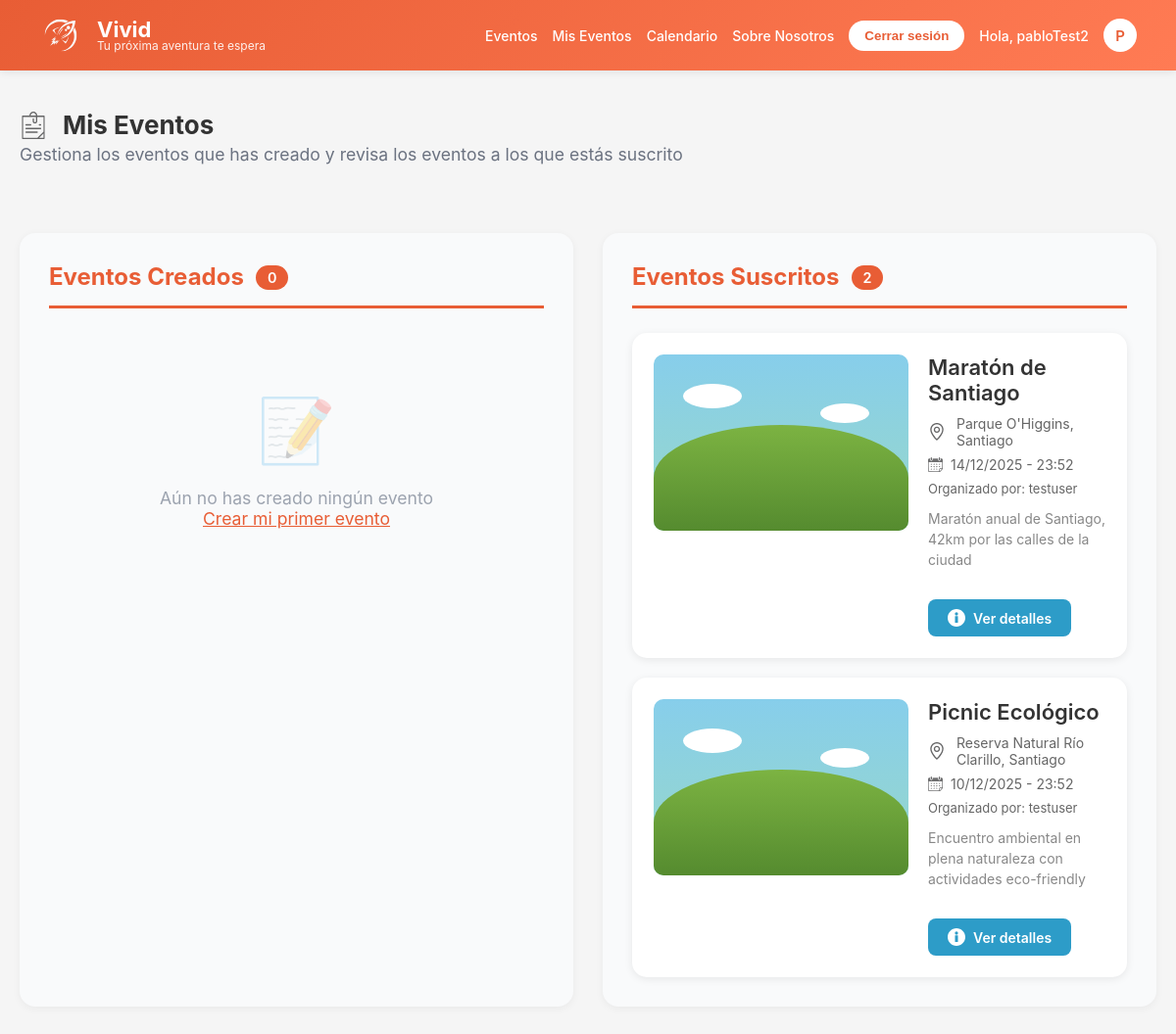
Before: /users/mis-eventos/ (signed in) with the older database file.
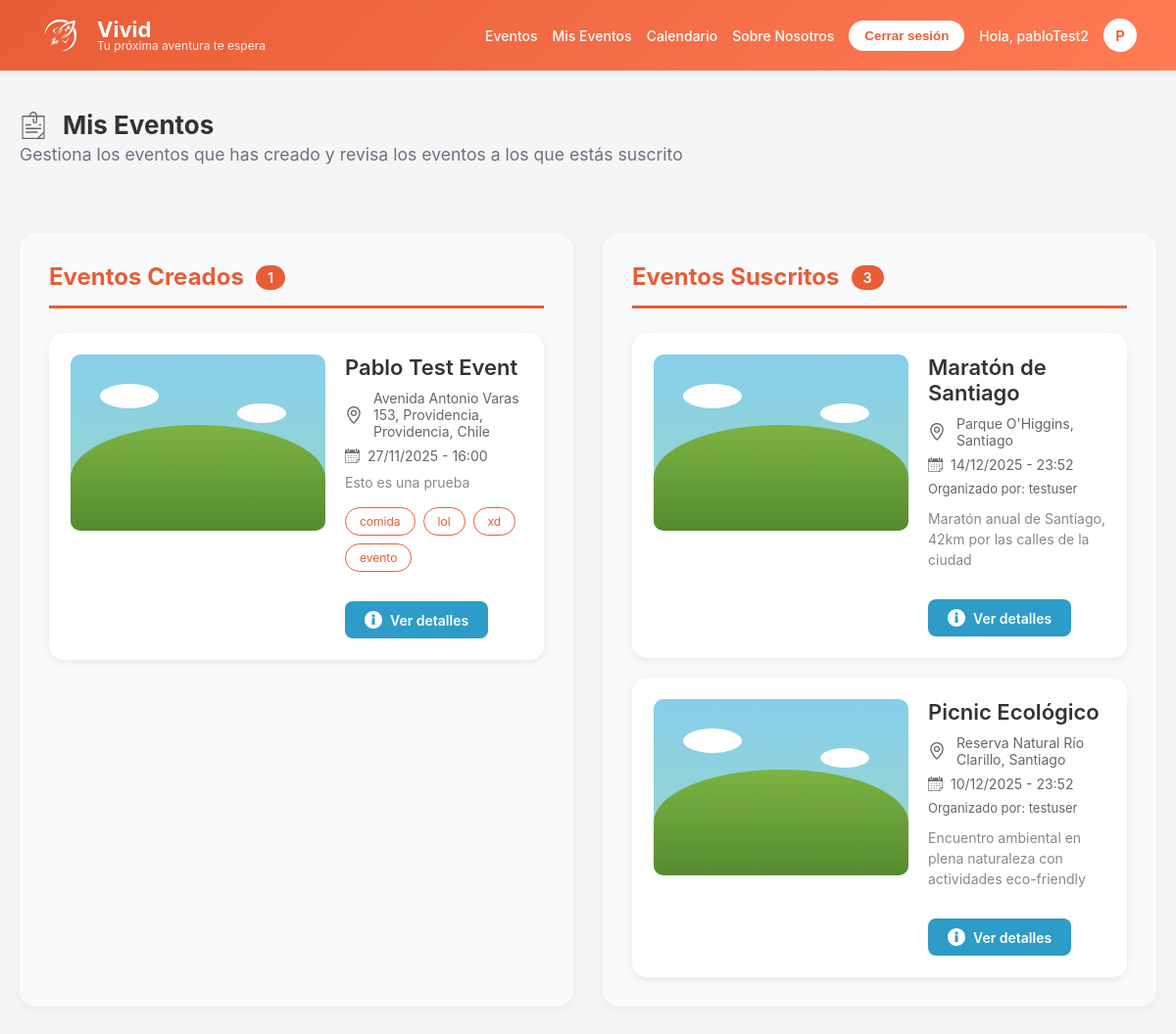
After: the same page with the newer database file.
### apps/users/models.py (models this page shows)
class User(AbstractUser):
    user_id = models.BigAutoField(primary_key=True)
    photo = models.ImageField(upload_to="profile_pics/", blank=True, null=True)

### apps/events/models.py (models this page shows, shortened)
class Event(models.Model):
    name = models.CharField(max_length=250, verbose_name="Nombre")
    description = models.TextField(blank=True, verbose_name="Descripción")
    created = models.DateField(default=timezone.now, verbose_name="Creado")
    date = models.DateTimeField(verbose_name="Fecha del evento")
    location = models.CharField(max_length=300, blank=True, verbose_name="Ubicación")
    latitud = models.DecimalField(
        max_digits=9,
        decimal_places=6,
        null=True,
        blank=True,
        verbose_name="Latitud"
    )
    longitud = models.DecimalField(
        max_digits=9,
        decimal_places=6,
        null=True,
        blank=True,
        verbose_name="Longitud"
    )
    category = models.ForeignKey(
        Category,
        on_delete=models.SET_NULL,
        null=True,
        blank=True,
        verbose_name="Categoría"
    )
    owner = models.ForeignKey(
        settings.AUTH_USER_MODEL,
        on_delete=models.CASCADE,
        related_name='eventos_creados',
        verbose_name="Organizador"
    )
    attendees = models.ManyToManyField(
        settings.AUTH_USER_MODEL,
        through='HasSubs',
        related_name='eventos_asistiendo',
        blank=True,
        verbose_name="Asistentes"
    )
    photo = models.ImageField(
        upload_to='events/',
        blank=True,
        null=True,
        verbose_name="Foto principal"
    )
    tags = models.CharField(
        max_length=200,
        blank=True,
        help_text="Tags separados por espacios",
        verbose_name="Etiquetas"
    )
    class Meta:
        ordering = ['-date']
        verbose_name = "Evento"
        verbose_name_plural = "Eventos"

### apps/users/views.py (the view)
# urls.py: path('mis-eventos/', views.user_events_view, name='user_events'),
@login_required
def user_events_view(request):
    from apps.events.models import Event, HasSubs
    created_events = Event.objects.filter(owner=request.user).order_by('-date')
    suscripciones = HasSubs.objects.filter(username=request.user).select_related('name')
    subscribed_events = [sub.name for sub in suscripciones]
    subscribed_events_not_owned = [event for event in subscribed_events if event.owner != request.user]
    context = {
        'created_events': created_events,
        'subscribed_events': subscribed_events,
        'subscribed_events_not_owned': subscribed_events_not_owned,
    }
    return render(request, 'users/my_events.html', context)

### apps/users/templates/users/my_events.html (shortened to what this page needs)
{% extends 'events/base.html' %}
{% load static %}
{% block extra_css %}
<link rel="stylesheet" href="{% static 'events/css/event_card.css' %}">
<link rel="stylesheet" href="{% static 'users/css/my_events.css' %}">
{% endblock %}
{% block content %}
<div class="my-events-container">
  <div class="my-events-header">
    <div class="my-events-title-group">
      <h1 class="calendar-title">
        <img src="{% static 'events/images/icons/event-icon.svg' %}" alt="Eventos" class="calendar-title-icon"> Mis Eventos
      </h1>
      <p class="page-subtitle">Gestiona los eventos que has creado y revisa los eventos a los que estás suscrito</p>
    </div>
  </div>
  <div class="events-grid">
    <div class="events-column">
      <div class="column-header">
        <h2 class="column-title">Eventos Creados</h2>
        <span class="event-count">{{ created_events|length }}</span>
      </div>
      <div class="events-list">
        {% for evento in created_events %}
          <div class="event-card" data-id="{{ evento.id }}">
            <div class="event-image">
              {% if evento.photo %}
              <img src="{{ evento.photo.url }}" alt="{{ evento.name }}">
              {% else %}
              <div class="default-image">
                <div class="cloud cloud1"></div>
                <div class="cloud cloud2"></div>
                <div class="hill"></div>
              </div>
              {% endif %}
            </div>
            <div class="event-details">
              <h3 class="event-title">{{ evento.name }}</h3>
              <div class="event-meta">
                <span>
                  <img src="{% static 'events/images/icons/location-icon.svg' %}" alt="Ubicación" class="location-icon">
                  {{ evento.location }}
                </span>
              </div>
              <div class="event-meta">
                <span class="event-datetime"><img src="{% static 'events/images/icons/calendar-icon.svg' %}" alt="Fecha" class="calendar-icon"> {{ evento.date|date:"d/m/Y - H:i" }}</span>
              </div>
              <p class="event-description">
                {{ evento.description|truncatewords:15 }}
              </p>
              {% if evento.tags %}
              <div class="event-tags">
                {% for tag in evento.tags.split %}
                <span class="tag">{{ tag }}</span>
                {% endfor %}
              </div>
              {% endif %}
              <div class="event-actions" style="margin-top: 15px;">
                <a href="{% url 'events:event_detail' evento.id %}" class="details-btn">
                  <img src="{% static 'events/images/icons/info-icon.svg' %}" alt="" class="btn-icon">
                  <span>Ver detalles</span>
                </a>
              </div>
            </div>
          </div>
        {% empty %}
          <div class="no-events">
            <div class="no-events-icon">📝</div>
            <p>Aún no has creado ningún evento</p>
            <a href="{% url 'events:event_create' %}" style="color: var(--primary-color); text-decoration: underline;">Crear mi primer evento</a>
          </div>
        {% endfor %}
      </div>
    </div>
    <div class="events-column">
      <div class="column-header">
        <h2 class="column-title">Eventos Suscritos</h2>
        <span class="event-count">{{ subscribed_events|length }}</span>
      </div>
      <div class="events-list">
        {% for evento in subscribed_events_not_owned %}
          <div class="event-card" data-id="{{ evento.id }}">
            <div class="event-image">
              {% if evento.photo %}
              <img src="{{ evento.photo.url }}" alt="{{ evento.name }}">
              {% else %}
              <div class="default-image">
                <div class="cloud cloud1"></div>
                <div class="cloud cloud2"></div>
                <div class="hill"></div>
              </div>
              {% endif %}
            </div>
            <div class="event-details">
              <h3 class="event-title">{{ evento.name }}</h3>
              <div class="event-meta">
                <span>
                  <img src="{% static 'events/images/icons/location-icon.svg' %}" alt="Ubicación" class="location-icon">
                  {{ evento.location }}
                </span>
              </div>
              <div class="event-meta">
                <span class="event-datetime"><img src="{% static 'events/images/icons/calendar-icon.svg' %}" alt="Fecha" class="calendar-icon"> {{ evento.date|date:"d/m/Y - H:i" }}</span>
              </div>
              <p class="event-organizer">Organizado por: {{ evento.owner.username }}</p>
              <p class="event-description">
                {{ evento.description|truncatewords:15 }}
              </p>
              <div class="event-actions" style="margin-top: 15px;">
                <a href="{% url 'events:event_detail' evento.id %}" class="details-btn">
                  <img src="{% static 'events/images/icons/info-icon.svg' %}" alt="" class="btn-icon">
                  <span>Ver detalles</span>
                </a>
              </div>
            </div>
          </div>
        {% empty %}
          <div class="no-events">
            <div class="no-events-icon">🎫</div>
            <p>No estás suscrito a ningún evento</p>
            <a href="{% url 'events:event_list' %}" style="color: var(--primary-color); text-decoration: underline;">Explorar eventos</a>
          </div>
        {% endfor %}
      </div>
    </div>
  </div>
</div>
{% endblock %}

### apps/events/templates/events/base.html (shortened to what this page needs)
<!DOCTYPE html>
<html lang="es">
{% load static %}
<head>
  <link href="https://unpkg.com/maplibre-gl@5.0.1/dist/maplibre-gl.css" rel="stylesheet" />
  <link rel="stylesheet" href="{% static 'events/css/base.css' %}" />
  <link rel="stylesheet" href="{% static 'events/css/navbar.css' %}" />
  <link rel="stylesheet" href="{% static 'events/css/messages.css' %}" />
  <link rel="stylesheet" href="{% static 'events/css/calendar.css' %}" />
  {% block extra_css %}{% endblock %}
</head>
<body>
  <header class="header">
    <div class="logo-section">
      <a href="{% url 'events:event_list' %}"
        style="display: flex; align-items: center; gap: 15px; text-decoration: none;">
        <div class="logo">
          <img src="{% static 'events/images/vivid-logo.svg' %}" alt="Vivid Logo" class="logo-svg">
        </div>
        <div class="logo-text">
          <h1>Vivid</h1>
          <p>Tu próxima aventura te espera</p>
        </div>
      </a>
    </div>
    <nav class="nav-menu">
      <a href="{% url 'events:event_list' %}">Eventos</a>
      {% if user.is_authenticated %}
      <a href="{% url 'users:user_events' %}">Mis Eventos</a>
      <a href="{% url 'events:calendar' %}">Calendario</a>
      <a href="{% url 'events:about' %}">Sobre Nosotros</a>
      <form method="post" action="{% url 'account_logout' %}" style="display:inline;">
        <button type="submit" class="auth-logout-button" style="background: white; color: var(--primary-color); padding: 8px 16px; border-radius: 20px; font-weight: 600; border: none; cursor: pointer;">Cerrar sesión</button>
      </form>
      <span style="color: white; font-size: 14px;">Hola, {{ user.username }}</span>
      <div class="user-icon">
        {{ user.username|first|upper }}
      </div>
      {% endif %}
    </nav>
  </header>
  {% block content %}{% endblock %}
</body>
</html>

### apps/events/static/events/css/base.css (style rules this page uses)
* { margin: 0; padding: 0; box-sizing: border-box; }
body { font-family: -apple-system, BlinkMacSystemFont, 'Segoe UI', Roboto, Oxygen, Ubuntu, Cantarell, sans-serif; background-color: #f5f5f5; overflow-x: hidden; }
:root { --primary-color: #E85D35; --primary-hover: #D14D25; --primary-light: #FF7B54; --primary-dark: #C43D1A; --text-dark: #333; --text-medium: #666; --text-light: #888; --background-light: #f5f5f5; --white: #ffffff; --shadow-sm: 0 2px 8px rgba(0,0,0,0.08); --shadow-md: 0 4px 12px rgba(0,0,0,0.12); --shadow-lg: 0 4px 20px rgba(0,0,0,0.15); }

### apps/events/static/events/css/navbar.css (style rules this page uses)
.header { background: linear-gradient(135deg, var(--primary-color) 0%, var(--primary-light) 100%); padding: 14px 40px; display: flex; justify-content: space-between; align-items: center; box-shadow: var(--shadow-sm); position: sticky; top: 0; z-index: 1000; min-height: auto; }
.logo-section { display: flex; align-items: center; gap: 15px; }
.logo-section a { display: flex; align-items: center; gap: 15px; text-decoration: none; color: inherit; }
.logo { width: 44px; height: 44px; background: transparent; border-radius: 10px; display: flex; align-items: center; justify-content: center; padding: 5px; transition: transform 0.3s, box-shadow 0.3s; flex-shrink: 0; }
.logo-svg { width: 100%; height: 100%; object-fit: contain; display: block; }
.logo-text { display: flex; flex-direction: column; }
.logo-text h1 { color: var(--white); font-size: 22px; font-weight: 700; margin: 0; line-height: 1; }
.logo-text p { color: rgba(255, 255, 255, 0.9); font-size: 12px; margin: 0; line-height: 1; }
.nav-menu { display: flex; gap: 22px; align-items: center; flex-wrap: wrap; }
.nav-menu a { color: var(--white); text-decoration: none; font-weight: 500; font-size: 15px; transition: opacity 0.3s; position: relative; white-space: nowrap; }
.nav-menu a::after { content: ''; position: absolute; bottom: -5px; left: 0; width: 0; height: 2px; background: var(--white); transition: width 0.3s; }
.nav-menu span { color: var(--white); font-size: 14px; font-weight: 500; }
.user-icon { width: 34px; height: 34px; display: flex; align-items: center; justify-content: center; cursor: pointer; transition: transform 0.3s, box-shadow 0.3s; font-weight: 600; color: var(--primary-color); font-size: 15px; flex-shrink: 0; background: white; border-radius: 50%; }
@media (max-width: 1200px) { .nav-menu { gap: 15px; } }
@media (max-width: 1200px) { .nav-menu a { font-size: 14px; } }

### apps/events/static/events/css/calendar.css (style rules this page uses)
.calendar-title-icon { width: 28px; height: 28px; vertical-align: middle; margin-right: 8px; }
.calendar-title { font-size: 26px; font-weight: 700; color: #333; margin: 0; flex-shrink: 0; }
.event-count { font-size: 11px; color: var(--text-light); font-weight: 600; margin-top: 2px; }

Changed rows visible on the page:
added Event: name "Pablo Test Event", location "Avenida Antonio Varas 153, Providencia, Providencia, Chile", date "27/11/2025 - 16:00", description "Esto es una prueba", split "comida" "lol" "xd" "evento", shown under "Eventos Creados"
Other visible differences:
{{ created_events|length }}: "0" → "1"
{{ subscribed_events|length }}: "2" → "3"
text no longer shown: "📝 Aún no has creado ningún evento Crear mi primer evento"
